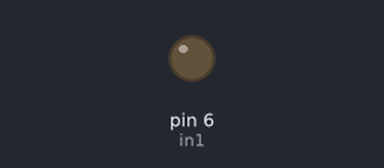
Recording of a sketch running on a simulated Arduino Uno, built with avr-gcc and run on an emulated ATmega328P. Shown: output pins drawn as LEDs (lit = HIGH).

Above: at 1.5 s.
At 4.5 s:
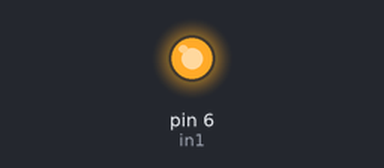
Timing chart, 0 to 7.8 s (numbered marks = the images above):
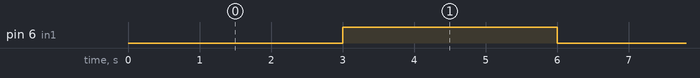

The sketch:

testRelay.ino
```cpp
int in1 = 6;
void setup() {
  pinMode(in1, OUTPUT);
  digitalWrite(in1, HIGH);
}
void loop() {
  digitalWrite(in1, LOW);
  delay(3000);
  digitalWrite(in1, HIGH);
  delay(3000);
}
```

Measured:
- by itself, pin 6 (in1): alternates HIGH for 3.0 s and LOW for 3.0 s
